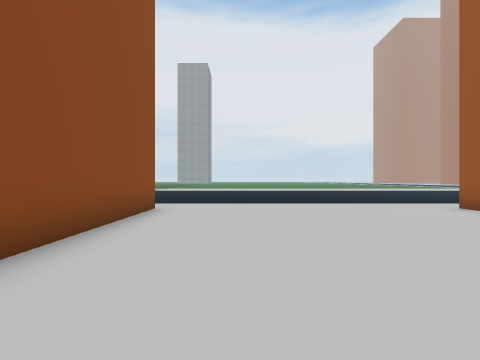
View 1 (above)

24 first-person views from a walk through a 3-D level made in the Unity game engine. The camera is 1.5 m above the floor, looks level and sees 90° across. The floor is counted in squares, 2 m on a side. Each view is taken from the middle of a square. On the plan, view 1 faces up. The plan holds only what a view shows up to about 9 squares ahead; the rest is blank. The place goes on beyond the plan. Some surface patterns are stand-ins.

View 2
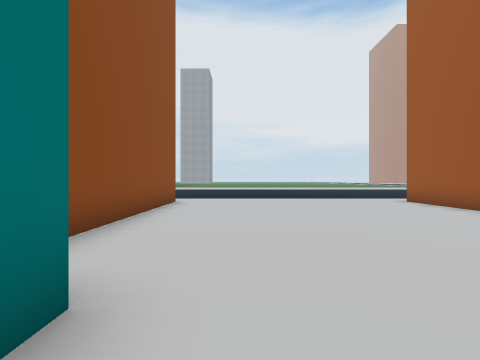

View 3
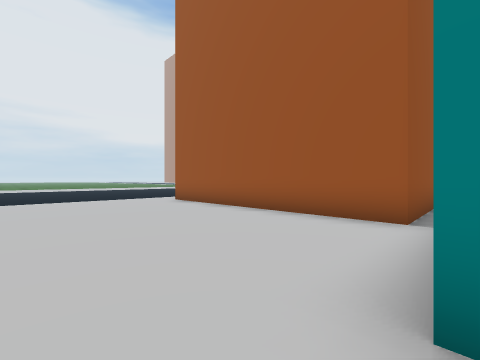

View 4
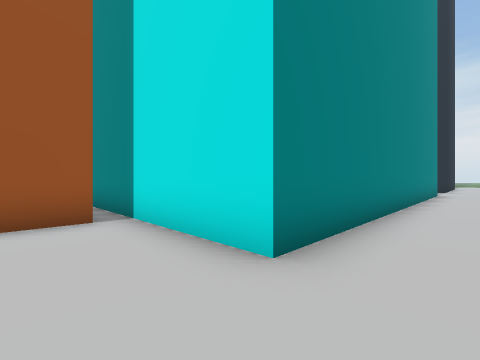

View 5
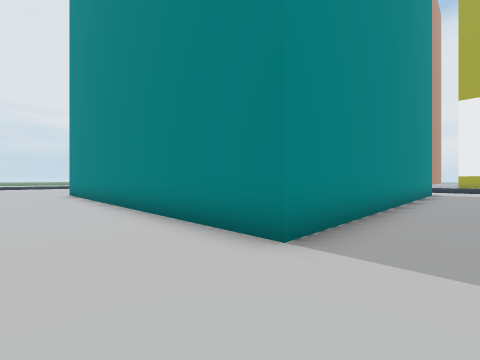

View 6
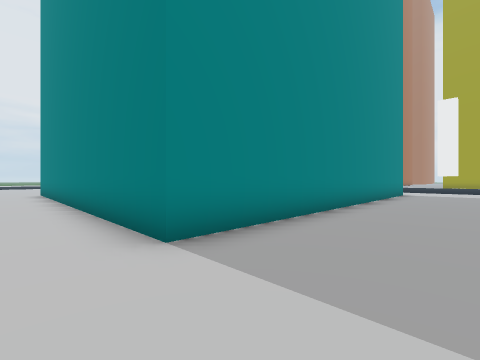

View 7
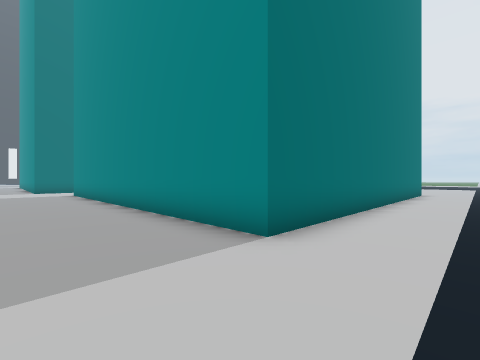

View 8
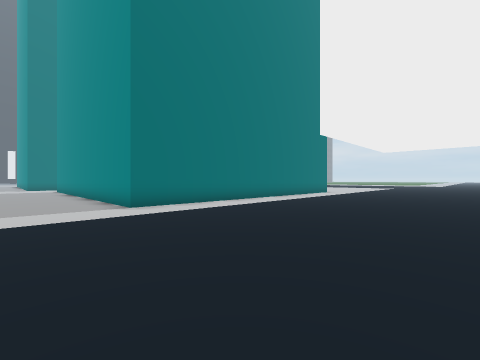

View 9
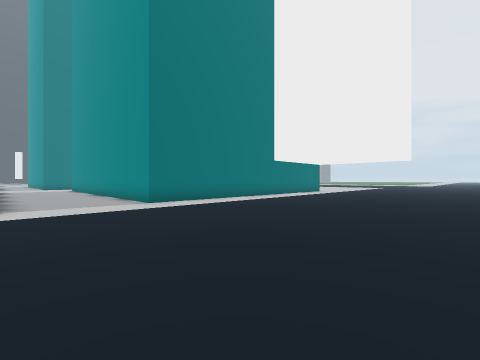

View 10
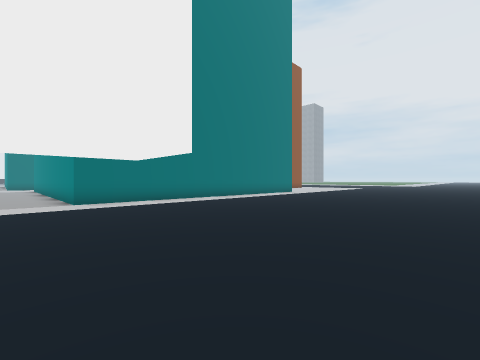

View 11
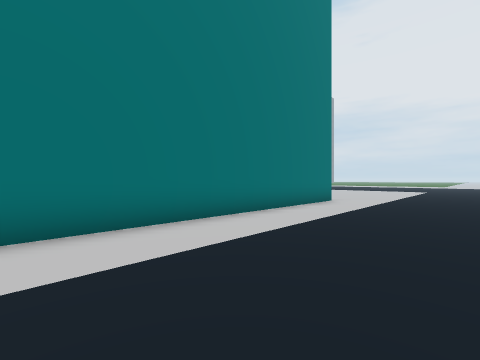

View 12
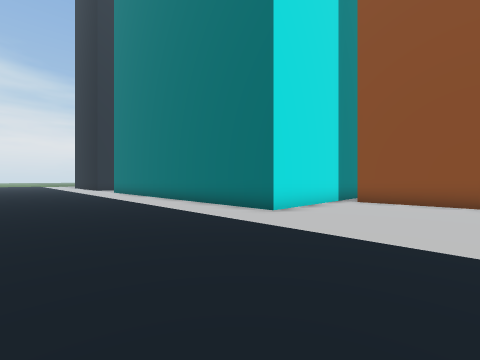

View 13
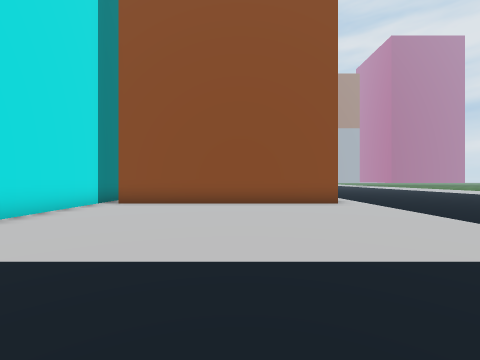

View 14
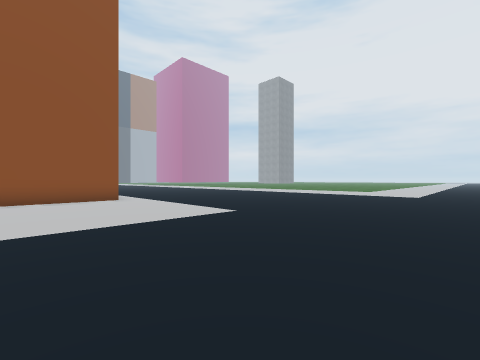

View 15
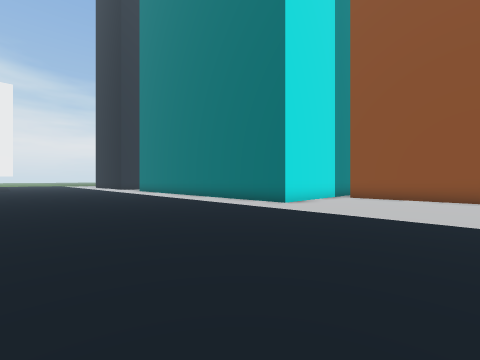

View 16
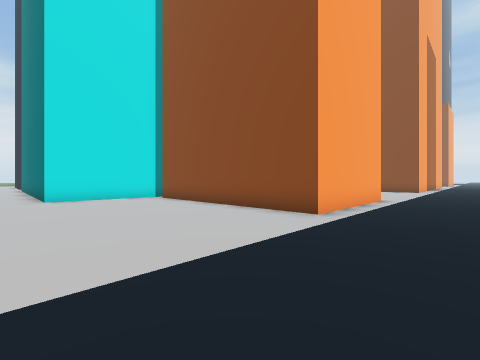

View 17
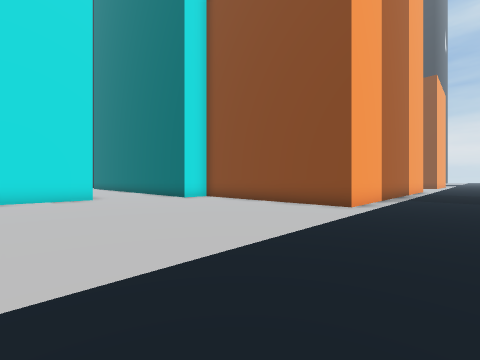

View 18
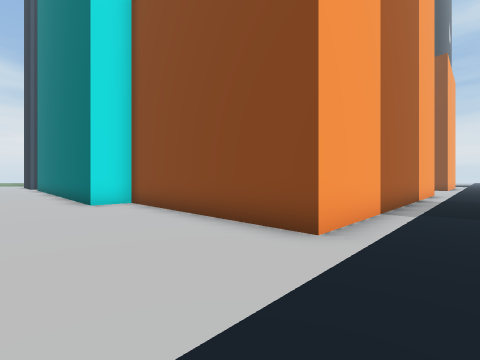

View 19
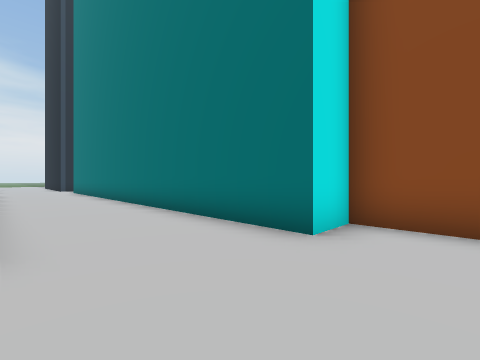

View 20
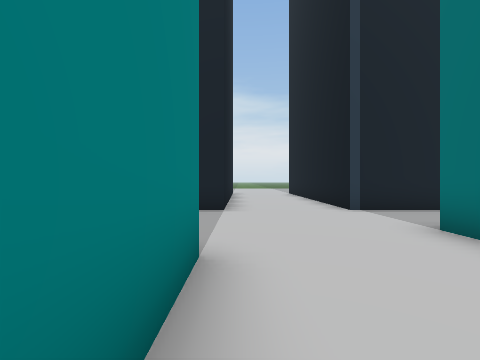

View 21
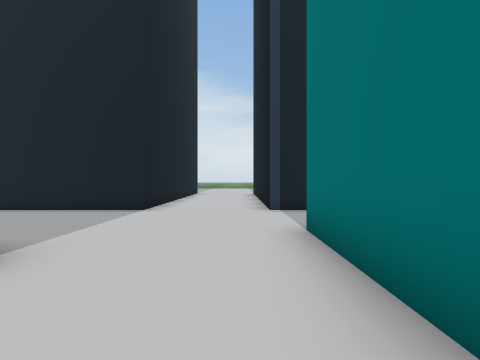

View 22
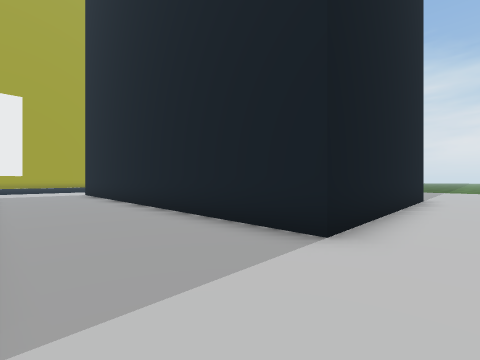

View 23
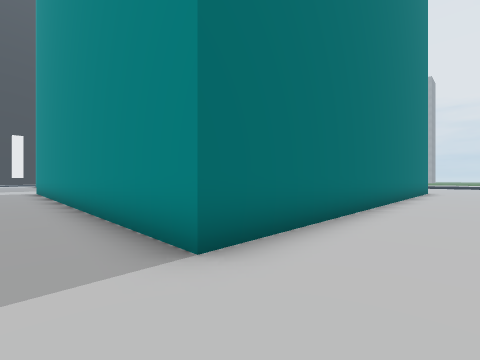

View 24
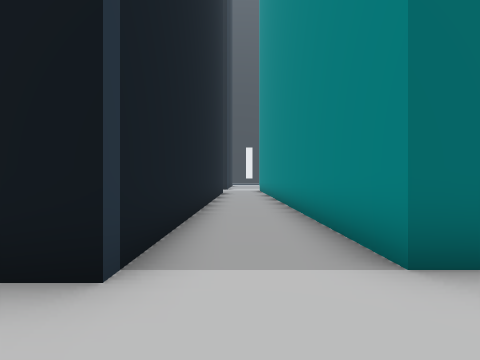

### Floor plan
Points are (right, up) in squares from view 1. A wall is a line through its corners. A room is listed if a view was taken in it or the views show most of it. See-through windows are left out.
Room 1 (views 1, 4, 17, 18, 19)
walls: (-5.5, 6.4) (-2.3, 6.4) (-2.3, -0.6) (-1, -0.6); (2.4, -1.8) (8.8, -1.8); (5.8, -1.2) (5.8, 6.4)
ways out: opening at (1, -1.3) to room 2; opening at (6, 8) to room 2
Room 2 (views 2, 3, 5, 6, 7, 8, 9, 10, 11, 12, 13, 14, 15, 16, 20, 21, 22, 23, 24)
walls: (10, -1.8) (14.9, -1.8) (14.9, -14.4) (2.4, -14.4) (2.4, -1.8); (5.8, 6.4) (10.8, 6.4) (10.8, -1.1); (-1, -0.6) (-1, -15.6) (-5.5, -15.6); (2.4, -21.5) (2.4, -18) (10.8, -18); (-5.4, -18) (-0.8, -18) (-0.8, -21)
ways out: opening at (1, -1.3) to room 1; opening at (6, 8) to room 1

Where each view was taken, in squares from view 1:
view 1: 0 up, 0 right, facing up
view 2: 2 down, 0 right, facing up
view 3: 2 down, 1 right, facing up-right
view 4: 0 up, 1 right, facing down-right
view 5: 16 down, 0 right, facing up-right
view 6: 17 down, 1 right, facing up-right
view 7: 17 down, 17 right, facing up-left
view 8: 17 down, 22 right, facing up-left
view 9: 18 down, 23 right, facing up-left
view 10: 16 down, 24 right, facing up-left
view 11: 11 down, 19 right, facing up-left
view 12: 2 up, 20 right, facing down-left
view 13: 3 up, 19 right, facing left
view 14: 3 up, 21 right, facing up-left
view 15: 3 up, 22 right, facing down-left
view 16: 9 up, 16 right, facing down-left
view 17: 9 up, 5 right, facing down-left
view 18: 8 up, 1 right, facing down-left
view 19: 1 up, 2 right, facing down-left
view 20: 12 down, 2 right, facing down
view 21: 12 down, 0 right, facing down
view 22: 15 down, 1 right, facing down-right
view 23: 17 down, 1 right, facing up-left
view 24: 17 down, 1 right, facing left
